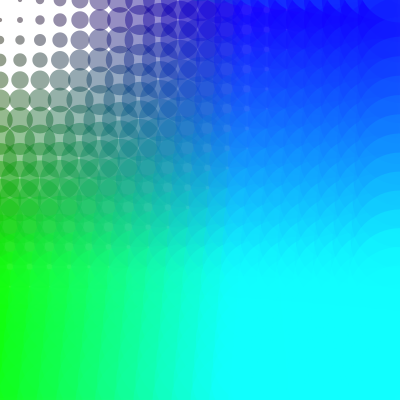
Frame 1 (no input)
Frame 60 (the mouse pressed at the canvas centre just before this capture): identical to frame 1, image omitted
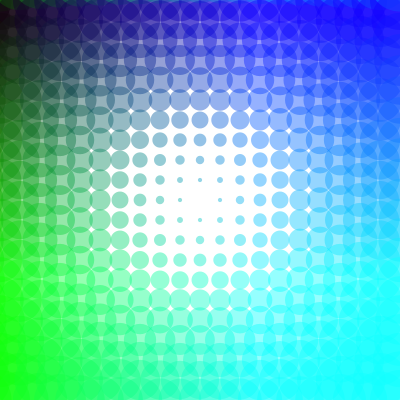
Frame 120 (the mouse held since frame 60 and released just before this capture)

The Processing sketch that drew these frames (run headless with seeded random() and noise(); from frame 60 on, the mouse is pressed at the canvas centre):

// Processing sketch: processing_54657
// ── processing_54657.pde

//*with the help of http://www.learningprocessing.com and processing.org*
//indicating the float in its maximum distance of the screen 
float max_distance;

// we must indicate the size of the screen, smoothness, no stroke and the maximum distance of the screen for mouse interaction to begin
void setup() {
  size(400, 400); 
  smooth();
  noStroke();
  max_distance = dist(width, height,0,0);
}

void draw() 
{
//the inner background colour of the circles are white 
  background(255,255,255);
// allows integer(the whole number) i will start at -20, is less than equals to its width(test) and will update at 20. '{' will update these items 
  for(int i = -20; i <= width; i += 20) {
// allows integer x will equal (start) at -20, is less than equals to its height (test) and will update at 20. '{' will update these items 
    for(int x = -20; x <= height; x += 20) {
//the float size will equal to the distance of the horizontal and vertical coordinate of the mouse and its variables that have been listen above
      float size = dist(mouseX,mouseY, i, x);
//the size will equal to the size of the maximum distance of the circles on screen
      size = size/max_distance * 120;
//calculating the formula for the circles, the variables and their size      
      ellipse(i, x, size, size);
// the outside fill colour gradient for the variables       
         fill(15,x,i,113);
 }
 

    }
  }
